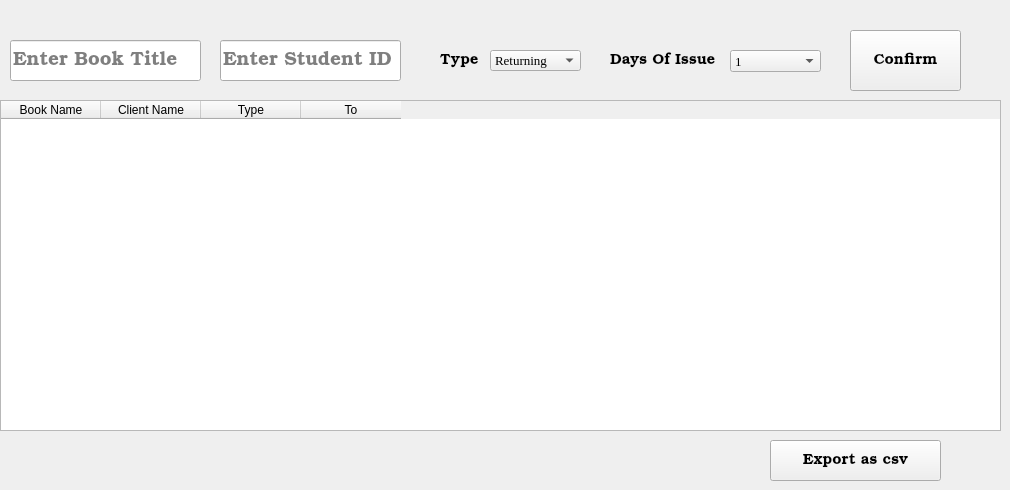
    <widget class="QWidget" name="tab_0">
     <attribute name="title">
      <string>Managing</string>
     </attribute>
     <widget class="QTableWidget" name="tableWidget">
      <property name="geometry">
       <rect>
        <x>0</x>
        <y>100</y>
        <width>1001</width>
        <height>331</height>
       </rect>
      </property>
      <column>
       <property name="text">
        <string>Book Name</string>
       </property>
      </column>
      <column>
       <property name="text">
        <string>Client Name</string>
       </property>
      </column>
      <column>
       <property name="text">
        <string>Type</string>
       </property>
      </column>
      <column>
       <property name="text">
        <string>To</string>
       </property>
      </column>
     </widget>
     <widget class="QPushButton" name="pushButton_6">
      <property name="geometry">
       <rect>
        <x>850</x>
        <y>30</y>
        <width>111</width>
        <height>61</height>
       </rect>
      </property>
      <property name="font">
       <font>
        <family>URW Bookman</family>
        <pointsize>11</pointsize>
       </font>
      </property>
      <property name="text">
       <string>Confirm</string>
      </property>
     </widget>
     <widget class="QLineEdit" name="lineEdit">
      <property name="geometry">
       <rect>
        <x>10</x>
        <y>40</y>
        <width>191</width>
        <height>41</height>
       </rect>
      </property>
      <property name="font">
       <font>
        <family>URW Bookman</family>
        <pointsize>14</pointsize>
       </font>
      </property>
      <property name="inputMask">
       <string/>
      </property>
      <property name="placeholderText">
       <string>Enter Book Title</string>
      </property>
     </widget>
     <widget class="QComboBox" name="comboBox">
      <property name="geometry">
       <rect>
        <x>490</x>
        <y>50</y>
        <width>91</width>
        <height>21</height>
       </rect>
      </property>
      <property name="font">
       <font>
        <family>Times New Roman</family>
        <pointsize>10</pointsize>
       </font>
      </property>
      <item>
       <property name="text">
        <string>Returning</string>
       </property>
      </item>
      <item>
       <property name="text">
        <string>Issuing</string>
       </property>
      </item>
     </widget>
     <widget class="QLabel" name="label">
      <property name="geometry">
       <rect>
        <x>440</x>
        <y>50</y>
        <width>51</width>
        <height>21</height>
       </rect>
      </property>
      <property name="font">
       <font>
        <family>URW Bookman</family>
        <pointsize>11</pointsize>
       </font>
      </property>
      <property name="lineWidth">
       <number>1</number>
      </property>
      <property name="text">
       <string>Type</string>
      </property>
     </widget>
     <widget class="QLabel" name="label_2">
      <property name="geometry">
       <rect>
        <x>610</x>
        <y>50</y>
        <width>111</width>
        <height>21</height>
       </rect>
      </property>
      <property name="font">
       <font>
        <family>URW Bookman</family>
        <pointsize>11</pointsize>
       </font>
      </property>
      <property name="text">
       <string>Days Of Issue</string>
      </property>
     </widget>
     <widget class="QComboBox" name="comboBox_2">
      <property name="geometry">
       <rect>
        <x>730</x>
        <y>50</y>
        <width>91</width>
        <height>22</height>
       </rect>
      </property>
      <property name="font">
       <font>
        <family>Times New Roman</family>
        <pointsize>10</pointsize>
       </font>
      </property>
      <item>
       <property name="text">
        <string>1</string>
       </property>
      </item>
      <item>
       <property name="text">
        <string>2</string>
       </property>
      </item>
      <item>
       <property name="text">
        <string>3</string>
       </property>
      </item>
      <item>
       <property name="text">
        <string>4</string>
       </property>
      </item>
      <item>
       <property name="text">
        <string>5</string>
       </property>
      </item>
      <item>
       <property name="text">
        <string>6</string>
       </property>
      </item>
      <item>
       <property name="text">
        <string>7</string>
       </property>
      </item>
      <item>
       <property name="text">
        <string>8</string>
       </property>
      </item>
      <item>
       <property name="text">
        <string>9</string>
       </property>
      </item>
      <item>
       <property name="text">
        <string>10</string>
       </property>
      </item>
      <item>
       <property name="text">
        <string>11</string>
       </property>
      </item>
      <item>
       <property name="text">
        <string>12</string>
       </property>
      </item>
     </widget>
     <widget class="QLineEdit" name="lineEdit_29">
      <property name="geometry">
       <rect>
        <x>220</x>
        <y>40</y>
        <width>181</width>
        <height>41</height>
       </rect>
      </property>
      <property name="font">
       <font>
        <family>URW Bookman</family>
        <pointsize>14</pointsize>
       </font>
      </property>
      <property name="inputMask">
       <string/>
      </property>
      <property name="placeholderText">
       <string>Enter Student ID</string>
      </property>
     </widget>
     <widget class="QPushButton" name="pushButton_29">
      <property name="geometry">
       <rect>
        <x>770</x>
        <y>440</y>
        <width>171</width>
        <height>41</height>
       </rect>
      </property>
      <property name="font">
       <font>
        <family>URW Bookman</family>
        <pointsize>11</pointsize>
       </font>
      </property>
      <property name="text">
       <string>Export as csv</string>
      </property>
     </widget>
    </widget>
